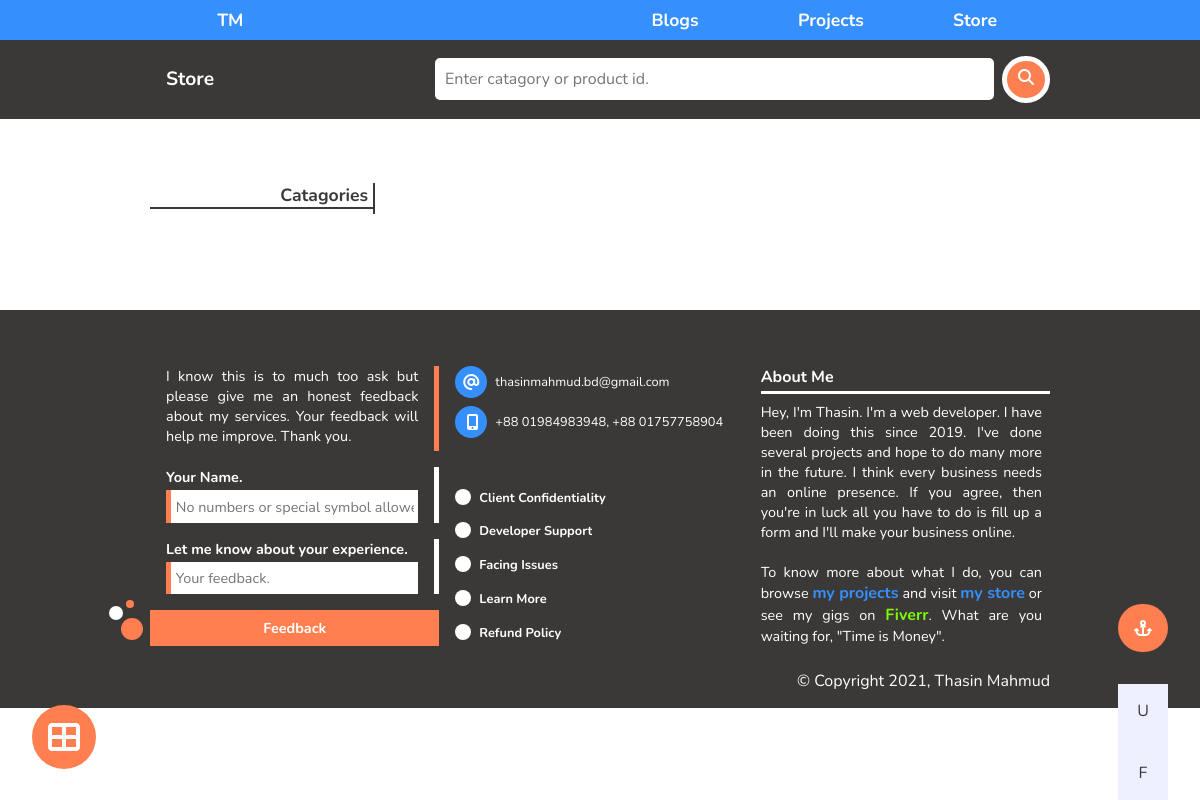
Page /2_store.php on the earlier database version.
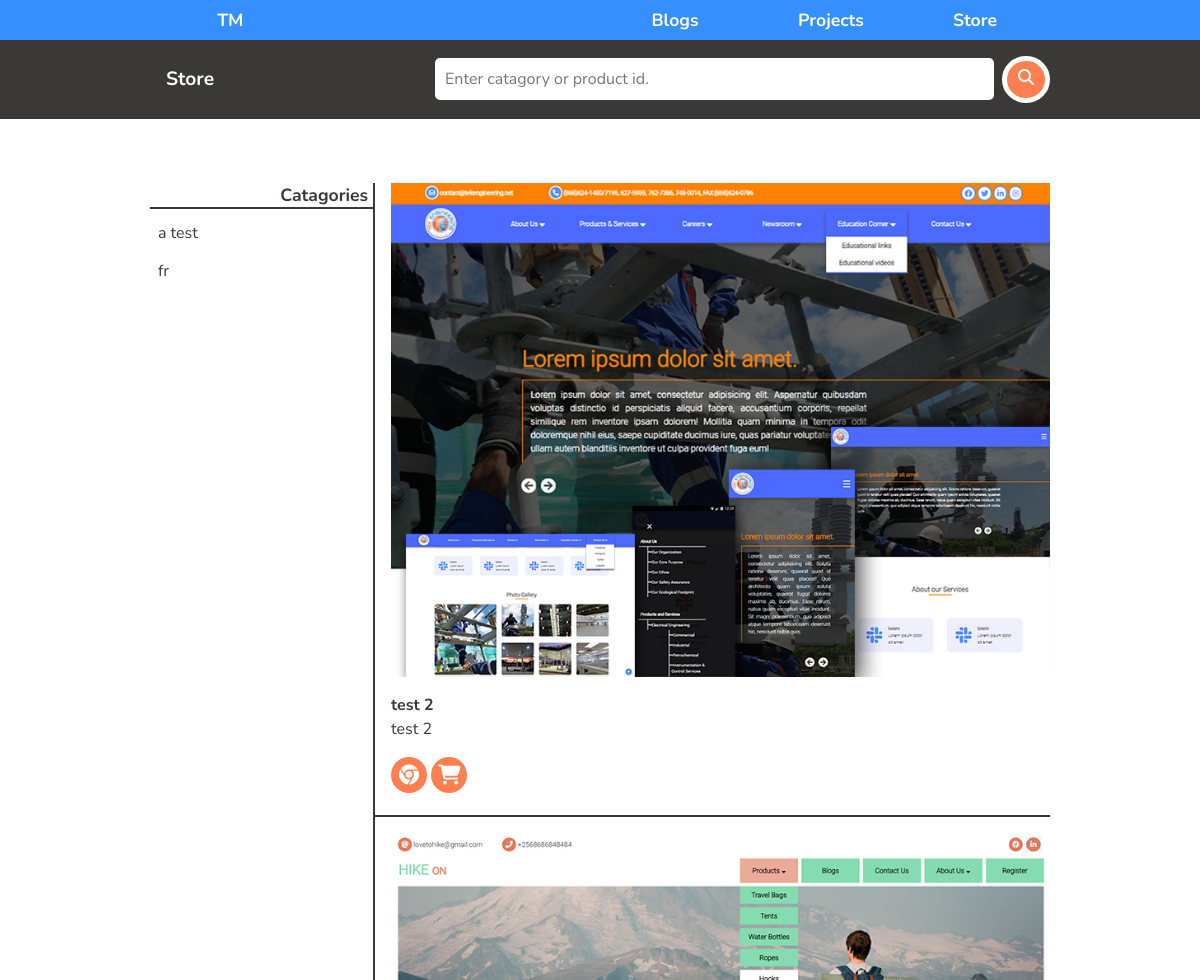
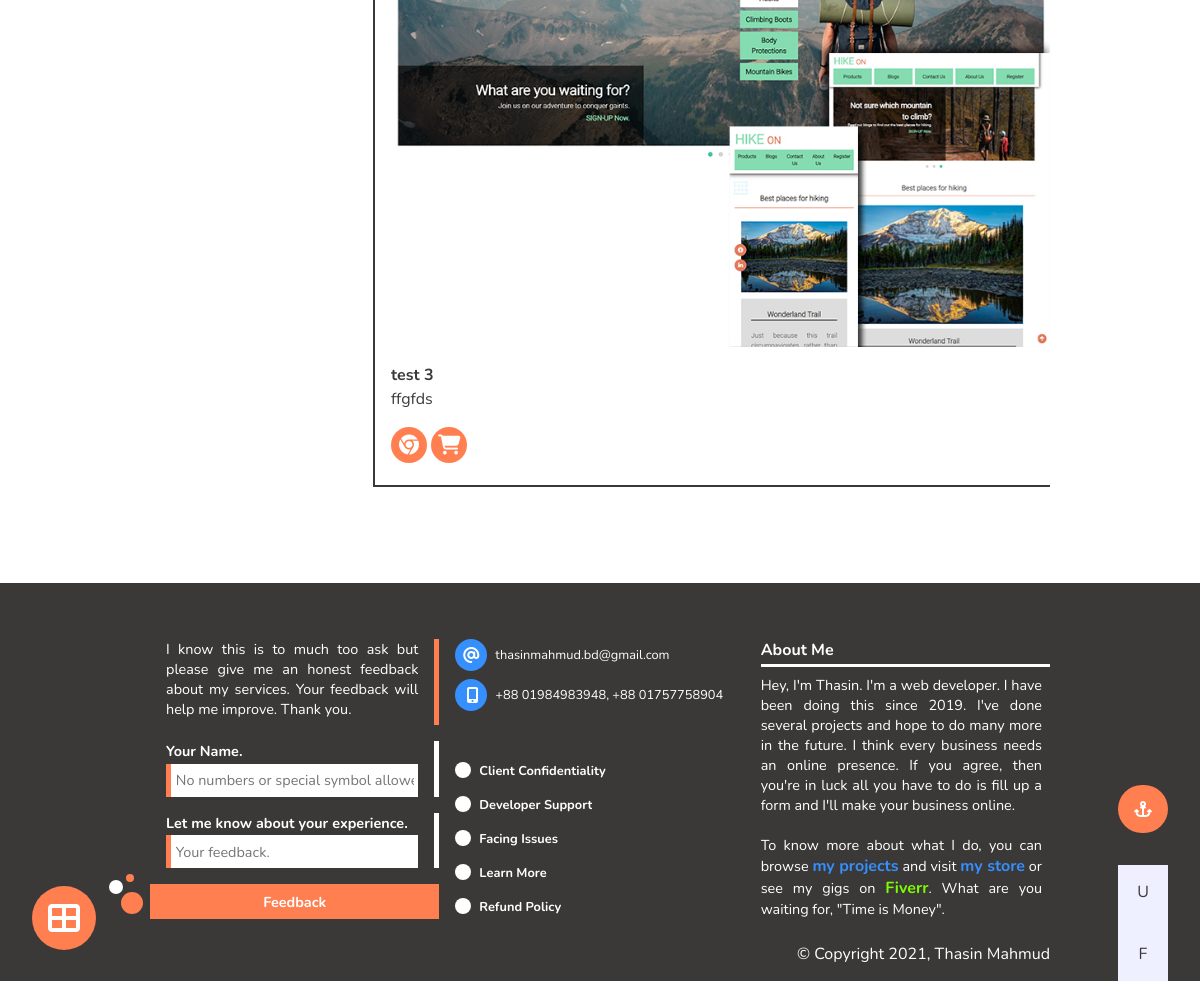
Same page on the later database version (2 pictures, top to bottom).
### tables this page shows
CREATE TABLE `store_table` (
  `products_id` int(11) NOT NULL,
  `products_title` varchar(100) NOT NULL,
  `products_details` text NOT NULL,
  `go_live_link` varchar(100) NOT NULL,
  `price` int(10) UNSIGNED NOT NULL,
  `priority` tinyint(3) UNSIGNED NOT NULL,
  `main_tag` varchar(30) NOT NULL,
  `sub_tag_2` varchar(30) NOT NULL,
  `sub_tag_3` varchar(30) NOT NULL,
  `product_image` varchar(50) NOT NULL,
  `product_status` varchar(12) NOT NULL DEFAULT 'drafted'
);

### Dynamic/CRUD_dynamic.php (called while the page is built, shortened)
<?php
class Database{
    public function connect(){
        $this->host_name = "localhost";
        $this->user_name = "root";
        $this->password = "";
        $this->database_name = "personal_portfolio";
        $connection = mysqli_connect($this->host_name, $this->user_name, $this->password, $this->database_name);
        if($connection == false){
            mysqli_connect_error();
            die("We have a problem! Check CRUD_dynamic.");
        }
        else{
            return $connection;
        }
    }
    public function read($query){
        $con = $this->connect();
        $result =mysqli_query($con, $query);
            if(!$result){
                return false;
            }
            else{
                return $result;
            }
    }
}
?>

### 2_store.php (the view, shortened to what this page needs)
<!doctype html>
<html lang="en">
  <head>
    <link rel="stylesheet" href="Design/Owl_carousel/owl.carousel.css">
    <link rel="stylesheet" href="Design/Owl_carousel/owl.theme.green.css">
    <link rel="stylesheet" href="Design/Global/00_basic_style.css">
    <link rel="stylesheet" href="Design/Global/01_header_style.css">
    <link rel="stylesheet" href="Design/Global/02_navbar_style.css">
    <link rel="stylesheet" href="Design/Global/03_forms_style.css">
    <link rel="stylesheet" href="Design/Global/04_footer_style.css">
    <link rel="stylesheet" href="Design/Global/05_side_bar_style.css">
    <link rel="stylesheet" href="Design/Global/06_anchor_bar_style.css">
    <link rel="stylesheet" href="Design/frame_style.css">
    <link rel="stylesheet" href="Design/Responsive/01_header_res.css">
    <link rel="stylesheet" href="Design/Responsive/02_navbar_res.css">
    <link rel="stylesheet" href="Design/Responsive/frame_res.css">
    <link rel="stylesheet" href="Design/Responsive/04_footer_res.css">
    <link rel="stylesheet" href="https://unpkg.com/aos@next/dist/aos.css" />
  </head>
  <body>
    <?php include 'Includable_portions/02_navbar.php'; ?>
    <div class="secondary_navbar_container">
        <div class="secondary_navbar">
            <p class="sub_page_name" id="U">Store</p>
            <form class="sub_page_search_bar" id="anchor2" action="">
                <input id="anchor3" class="input search_input" placeholder="Enter catagory or product id." type="text">
                <button class="search_btn" type="submit"><i class="fas fa-search"></i></button>
            </form>
        </div>
    </div>
    <div class="frame_container">
        <div class="frame">
            <div class="frame_left_section">
               <p class="left_section_header">Catagories</p>
               <div class="frame_left_forms">
                <?php
                        $query_to_read_tags = "SELECT DISTINCT main_tag FROM store_table WHERE product_status='published' ORDER BY main_tag ASC;";
                        $read_tags = new Database();
                        $tags = $read_tags->read($query_to_read_tags);
                        foreach($tags as $row){
                ?>
                   <form class="form" method="post" action="Dynamic/actions_dynamic.php">
                        <input class="frame_left_form_link" type="submit" name="Tag_name" value="<?php echo $row['main_tag'] ?>">
                    </form>
                <?php } ?>
               </div>
            </div>
            <div class="frame_right_section">
                    <?php
                            $query_to_read_products = "SELECT * FROM store_table WHERE product_status='published' ORDER BY priority ASC, products_id DESC;";
                            $read_products = new Database();
                            $products = $read_products->read($query_to_read_products);
                            foreach($products as $row){
                    ?>
                <div class="right_side_dynamic_post_template" data-aos="fade-right">
                    <img src="Media/Images/Store_pictures/UI_Ux_template/<?php echo $row['product_image'] ?>" alt="no image" class="article_img" width="100%">
                    <div class="dynamic_post_template_highlights">
                        <h1 class="dynamic_post_template_title"><?php echo $row['products_title'] ?></h1>
                        <p class="highlights">
                            <?php echo $row['products_details'] ?>
                        </p>
                    </div>
                    <div class="post_related_links">
                        <a href="<?php echo $row['go_live_link'] ?>" class="go_live"><i class="fab fa-chrome post_related_link"></i></a>
                        <a href="<?php echo $row['products_id'] ?>"><i class="fas fa-shopping-cart post_related_link"></i></a>
                    </div>
                </div>
                <?php } ?>
            </div>
        </div>
    </div>
    <?php include 'Includable_portions/03_fixed_sidebar.php'; ?>
    <div class="fixed_anchor_btns">
       <p><i class="fas fa-anchor"></i></p>
       <div class="fixed_target_btns">
            <a href="#U" class="anchor_btn up">U</a>
            <a href="#F" class="anchor_btn feedback">F</a>
       </div>
    </div>
    <?php include 'Includable_portions/04_footer.php'; ?>
  </body>
</html>

Differences in the rows shown:
now on this page (row edited): store_table: product_image (picture), products_title "test 2", products_details "test 2"
now on this page (row edited): store_table: product_image (picture), products_title "test 3", products_details "ffgfds"
Other differences:
new list line: "a test"
new list line: "fr"
